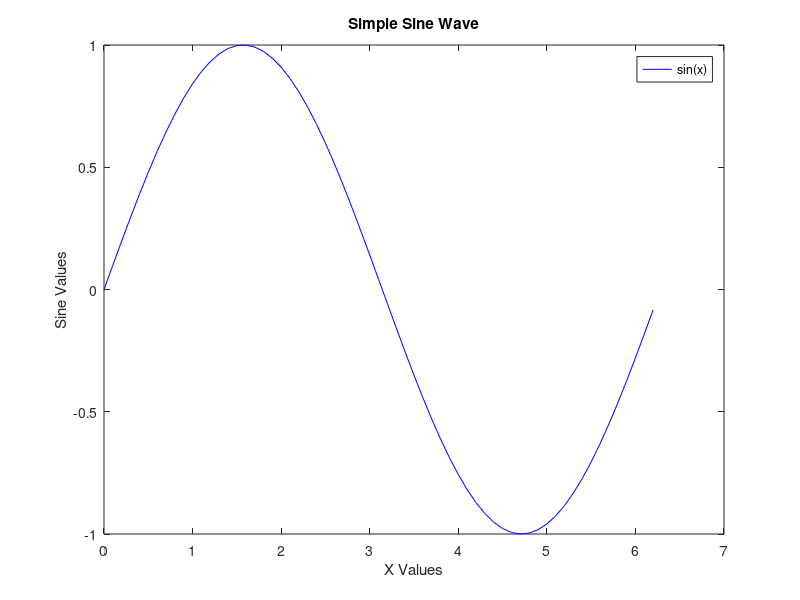

This chart was generated by the following MATLAB code:
x = 0 : 0.1 : 2*pi;
y = sin(x);
plot(x, y, 'b-');
xlabel('X Values');
ylabel('Sine Values');
title('Simple Sine Wave');
legend('sin(x)');